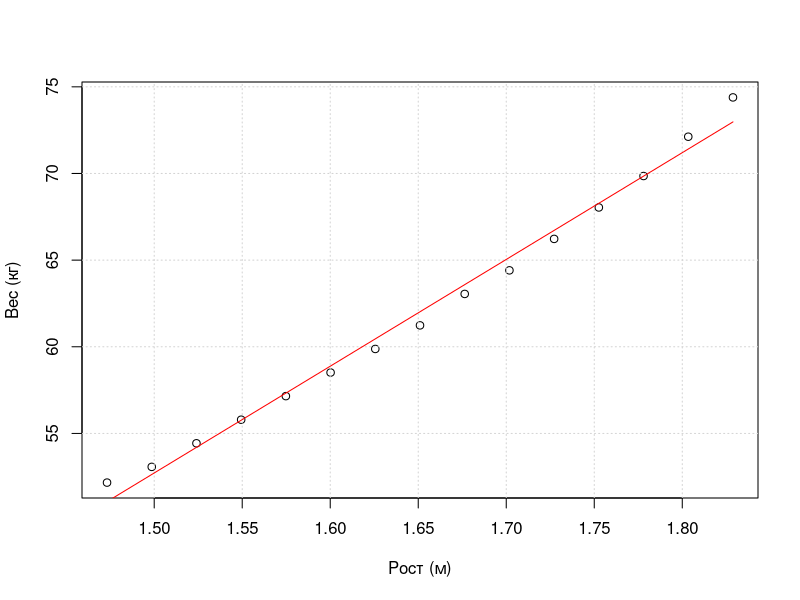

Reproduce this figure in R.
# Преобразование в метрическую систему:
women.metr <- women
women.metr$height <- 0.0254 * women.metr$height
women.metr$weight <- 0.45359237 * women.metr$weight

# Вычисление параметров уравнения регрессии:
lm.women <- lm(formula = weight ~ height, data = women.metr)

# Вывод модельных значений:
b0 <- lm.women$coefficient[1]
b1 <- lm.women$coefficient[2]

x1 <- min(women.metr$height)
x2 <- max(women.metr$height)

x <- seq(from = x1, to = x2, length.out =100)
y <- b0 + b1 * x

# Вывод графика зависимости:
plot(women.metr$height, women.metr$weight, main = "", xlab = "Рост (м)", ylab = "Вес (кг)")
grid()
lines(x, y, col="red")
